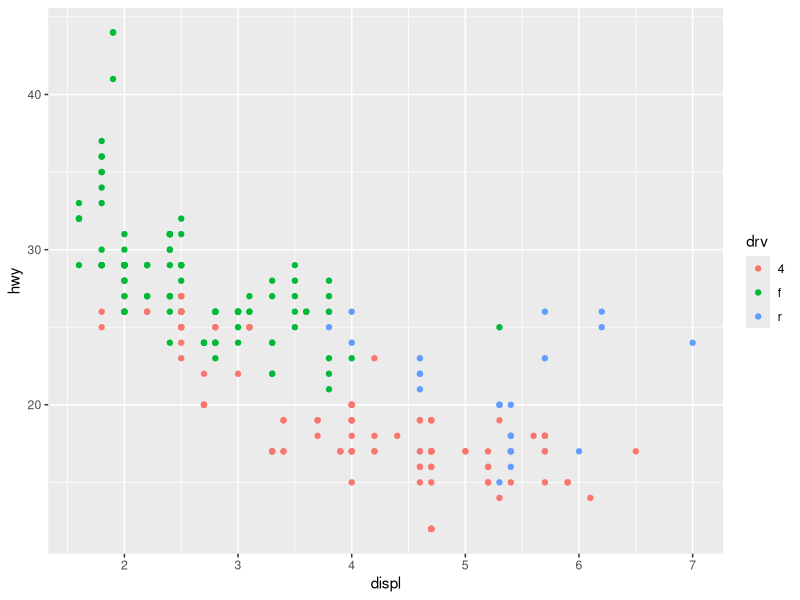
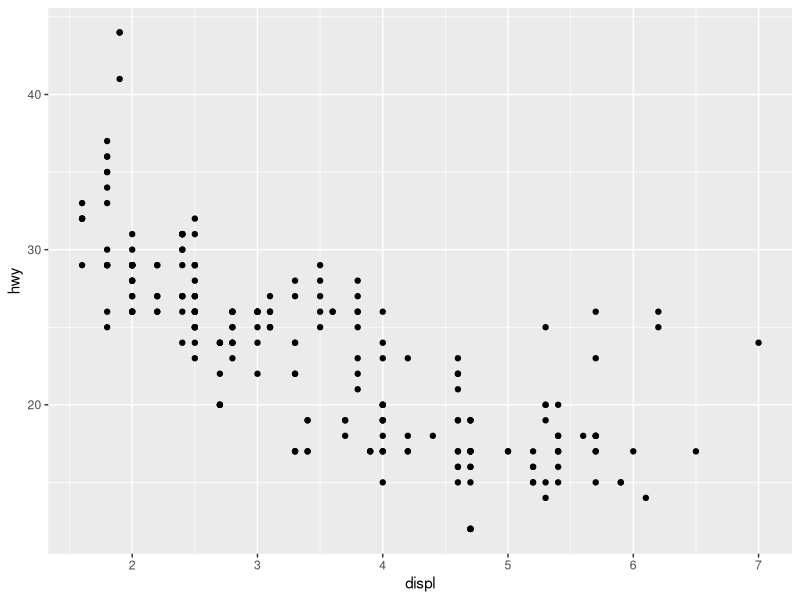
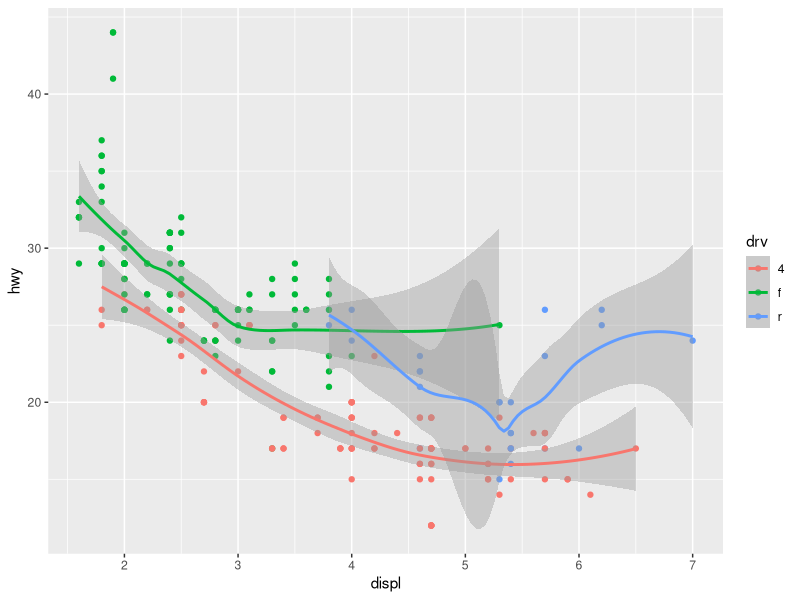
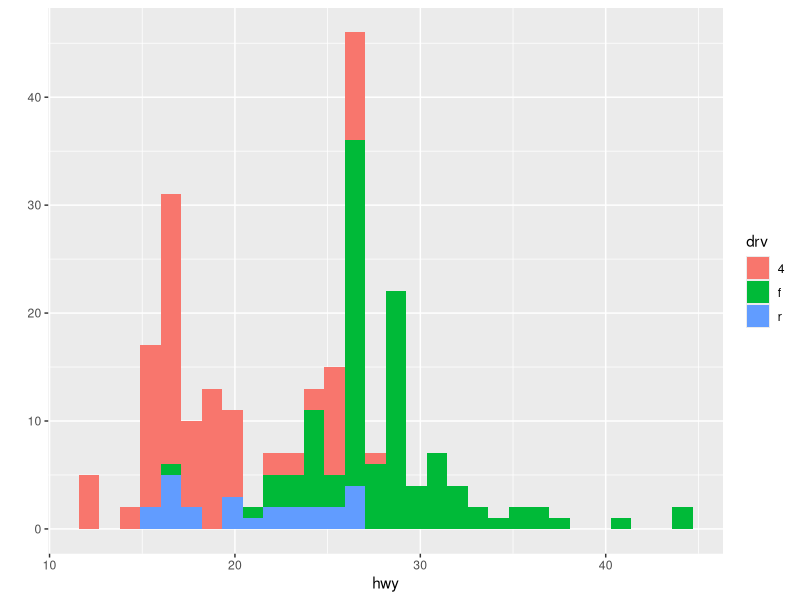
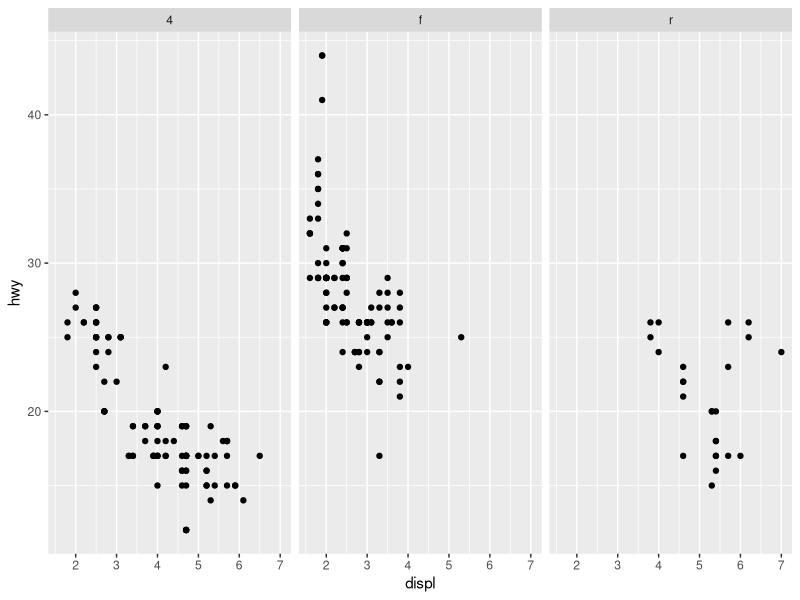
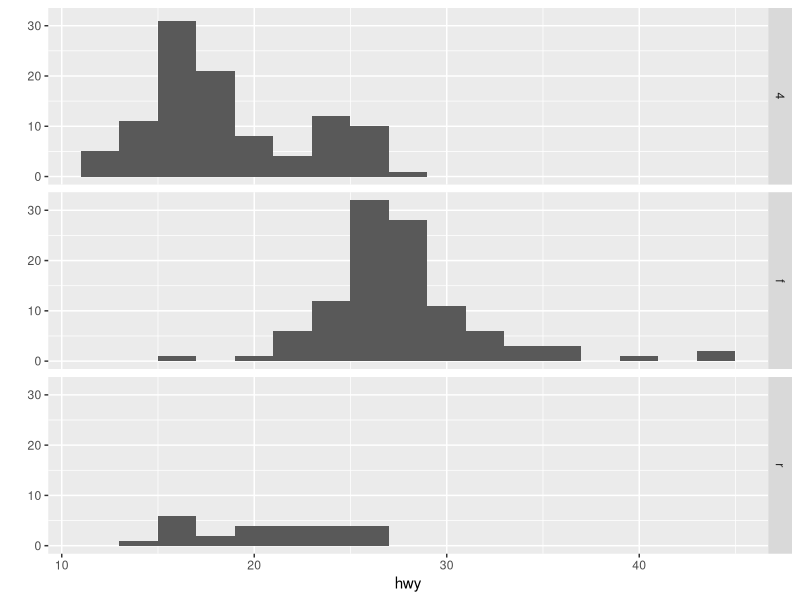

Here is the R script that generated these plots, in order:
library(ggplot2)
str(mpg)
qplot(displ,hwy,data = mpg,color= drv)
qplot(displ,hwy,data = mpg)
qplot(displ,hwy,data = mpg,color=drv,geom = c("point","smooth"))
qplot(hwy,data = mpg,fill=drv)
qplot(displ,hwy,data = mpg,facets = .~drv)
qplot(hwy,data = mpg,facets = drv ~.,binwidth=2 )
